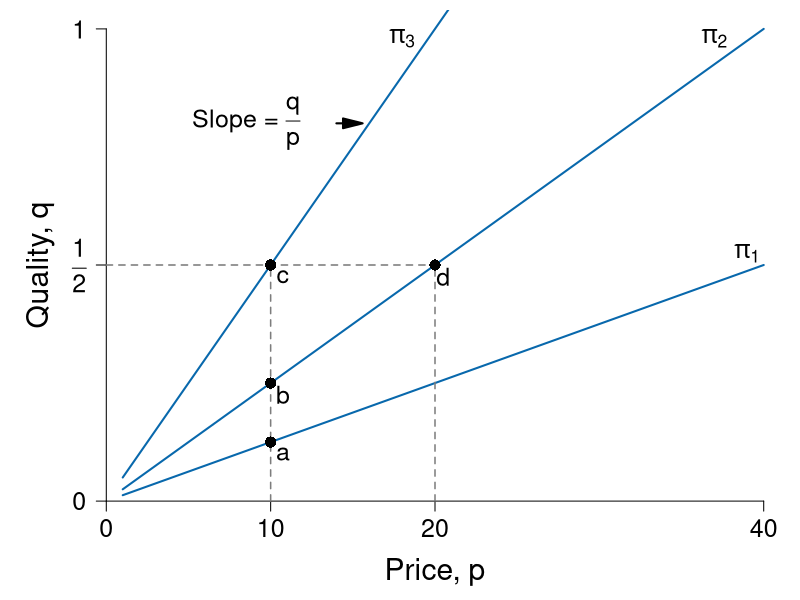

Here is the R script that generated this plot:
require(ggplot2)
require(shape)
pdf(file = "information_power/principal_isoprofit.pdf", width = 9, height = 7)

#Set parameters for graphics
axislabelsize <- 1.8
labelsize <- 1.5
namesize <- 1.8
annotatesize <- 1.5
graphlinewidth <- 2
segmentlinewidth <- 1.5

COL <- c("#7fc97f", "#beaed4", "#fdc086", "#ffff99", "#386cb0", "#f0027f", "#bf5b17", "#666666")
COLA <- c("#e0f3db", "#99d8c9","#66c2a4","#41ae76", "#238b45", "#005824")
COLB <- c("#c6dbef", "#4eb3d3", "#2b8cbe", "#0868ac","#084081")
COLC <- c("#fcfbfd", "#efedf5", "#dadaeb", "#bcbddc", "#9e9ac8", "#807dba", "#6a51a3", "#54278f", "#3f007d")
grays <- gray.colors(25, start = 1, end = 0)

solowCondition <- function(p, delta = 5, slope = 8){
  (p*(1/(slope*delta)))
}

par(mar =  c(4, 4, 0.5, 0.5))
xlims <- c(0, 40)
ylims <- c(0, 1)


plot(0, 0, xlim = xlims, ylim = ylims, type = "n",
     xlab = "",
     ylab = "",
     xaxt = "n", yaxt = "n", cex.lab = axislabelsize, bty = "n")

npts <- 500 
npts2 <- 501
#Specify the sequences of points for graphing. 
xx1 <- seq(10, xlims[2], length.out = npts)
xx2 <- seq(1, xlims[2], length.out = npts)

#Draw the lines for the graphs
lines(xx2, solowCondition(xx2, delta = 5, slope = 4), col = COLB[4], lwd = graphlinewidth)
lines(xx2, solowCondition(xx2, delta = 5), col = COLB[4], lwd = graphlinewidth)
lines(xx2, solowCondition(xx2, delta = 5, slope = 16), col = COLB[4], lwd = graphlinewidth)

#Customize ticks and labels for the plot
ticksy <- c(0, 0.5, 1)
ylabels <- c(0, expression(paste(frac(1,2))), 1)
ticksx <- c(0, 10, 20, 40)
xlabels <- c(0, 10, 20, 40)
axis(1, at = ticksx, pos = 0, labels = xlabels, cex.axis = annotatesize)
axis(2, at = ticksy, pos = 0, labels = ylabels, las = 1, cex.axis = annotatesize)

mtext(expression(paste("Price, ", p)), side = 1, line = 2.5, cex = axislabelsize)
text(-4, ylims[2] - 0.5*(ylims[2] - ylims[1]), expression(paste("Quality, ", q)), xpd = TRUE, cex = axislabelsize, srt = 90) 


#Annotation of the three graphs and the NE
text(18, 0.98, expression(paste(pi[3])), cex = annotatesize)
text(37, 0.98, expression(paste(pi[2])), cex = annotatesize)
text(39, 0.525, expression(paste(pi[1])), cex = annotatesize)

#Lines for the coordinates of the Nash equilbrium
segments(0, 0.5, 20, 0.5, lty = 2, col = grays[20], lwd = segmentlinewidth)
segments(20, 0, 20, 0.5, lty = 2, col = grays[20], lwd = segmentlinewidth)
segments(10, 0, 10, 0.5, lty = 2, col = grays[20], lwd = segmentlinewidth)

#Add a point for the NE
points(20, 0.5, pch = 16, col = "black", cex = 1.5)
text(20 + 0.5, 0.5 - 0.025, expression(paste(d)), cex = annotatesize)

points(10, 0.5, pch = 16, col = "black", cex = 1.5)
text(10 + 0.75, 0.5 - 0.025, expression(paste(c)), cex = annotatesize)

points(10, 0.25, pch = 16, col = "black", cex = 1.5)
text(10 + 0.75, 0.25  - 0.025, expression(paste(b)), cex = annotatesize)

points(10, 0.125, pch = 16, col = "black", cex = 1.5)
text(10 + 0.75, 0.125 - 0.025, expression(paste(a)), cex = annotatesize)

#Arrow to Slope of BRF
# Arrows(14.2, 0.12, 12.2, 0.12, col = "black", lty = 1, lwd = 2, arr.type = "triangle")
# text(16.8, 0.12, expression(paste("Slope = ", q[p])))

#Arrow to Slope of isoprofit
Arrows(14, 0.80, 15, 0.80, col = "black", lty = 1, lwd = 2, arr.type = "triangle")
text(8.5, 0.80, expression(paste("Slope = ", frac(q, p))), cex = annotatesize)

dev.off()
